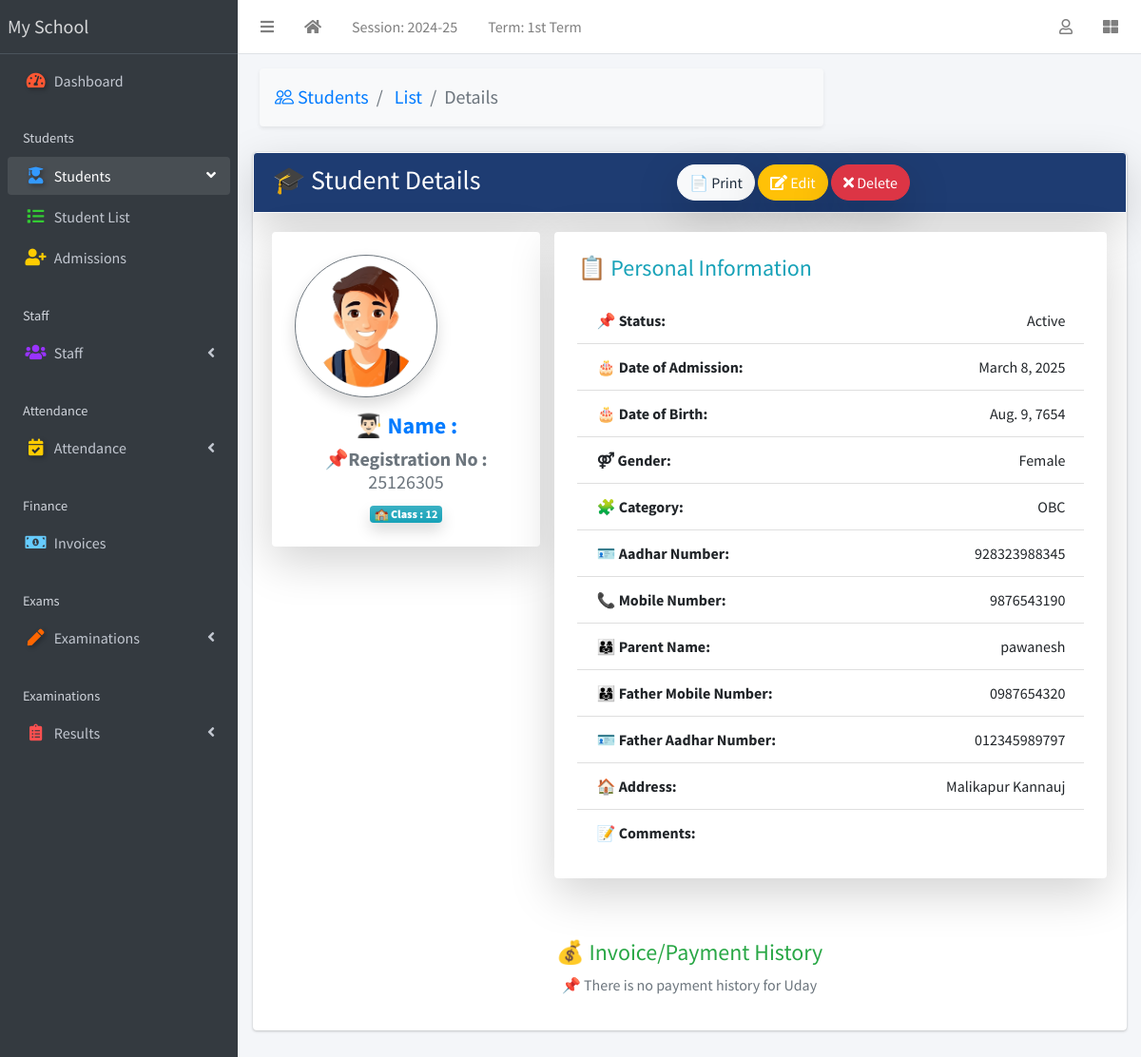
/student/4/ (signed in), run on the app's committed database.
### apps/corecode/models.py (models this page shows, shortened)
class AcademicSession(models.Model):
    name = models.CharField(max_length=200, unique=True)
    current = models.BooleanField(default=True)
    class Meta:
        ordering = ["-name"]

class AcademicTerm(models.Model):
    name = models.CharField(max_length=20, unique=True)
    current = models.BooleanField(default=True)
    class Meta:
        ordering = ["name"]

class SiteConfig(models.Model):
    key = models.SlugField()
    value = models.CharField(max_length=200)

class StudentClass(models.Model):
    name = models.CharField(max_length=200, unique=True)
    class Meta:
        verbose_name = "Class"
        verbose_name_plural = "Classes"
        ordering = ["name"]
    def __str__(self):
        return self.name

### apps/students/models.py (models this page shows, shortened)
class Student(models.Model):
    STATUS_CHOICES = [("active", "Active"), ("inactive", "Inactive")]
    GENDER_CHOICES = [("male", "Male"), ("female", "Female")]
    category = [("N/A", "N/A"),("Gen", "Gen"), ("OBC", "OBC"), ("SC/ST", "SC/ST"), ("Other", "Other")]
    current_status = models.CharField(
        max_length=10, choices=STATUS_CHOICES, default="active"
    )
    registration_number = models.CharField(max_length=200, unique=True)
    fullname = models.CharField(max_length=200)
    gender = models.CharField(max_length=10, choices=GENDER_CHOICES, default="male")
    category = models.CharField(max_length=10, choices=category, default="N/A")
    aadhar_validator = RegexValidator(
    regex=r'^\d{12}$',
    message="Aadhaar number must be exactly 12 digits.",
    code='invalid_aadhar'
    )
    aadhar = models.CharField(validators=[aadhar_validator], max_length=12, blank=True)
    date_of_birth = models.DateField(default=timezone.now)
    current_class = models.ForeignKey(
        StudentClass, on_delete=models.SET_NULL, blank=True, null=True
    )
    date_of_admission = models.DateField(default=timezone.now)
    mobile_num_regex = RegexValidator(
        regex="^[0-9]{10,15}$", message="Entered mobile number isn't in a right format!"
    )
    mobile_number = models.CharField(
        validators=[mobile_num_regex], max_length=13, blank=True
    )
    Father_name = models.CharField(max_length=255, null=False, blank=False)
    Father_mobile_number = models.CharField( validators=[mobile_num_regex] ,max_length=15, default="0000000000")
    Father_aadhar = models.CharField(validators=[aadhar_validator], max_length=12, blank=True)
    Mother_name = models.CharField(max_length=255, null=True, blank=True)
    address = models.TextField(blank=True)
    others = models.TextField(blank=True)
    passport = models.ImageField(blank=True, upload_to="students/passports/")
    def registration_number(self):
      if self.date_of_admission:
        year_suffix = str(self.date_of_admission.year)[-2:]  # Extract last 2 digits of year
      else:
        year_suffix = "25"  # Default if date_of_admission is missing
      unique_number = str(random.randint(1000, 9999))
      return f"{year_suffix}{self.current_class}{unique_number}"
    class Meta:
        ordering = ["fullname",]
    def __str__(self):
        return f"{self.fullname} "

### apps/students/views.py (the view)
# urls.py: path("<int:pk>/", StudentDetailView.as_view(), name="student-detail"),
class StudentDetailView(LoginRequiredMixin, DetailView):
    model = Student
    template_name = "students/student_detail.html"
    def get_context_data(self, **kwargs):
        context = super(StudentDetailView, self).get_context_data(**kwargs)
        context["payments"] = Invoice.objects.filter(student=self.object)
        return context

### apps/corecode/context_processors.py (called while the page is built)
def site_defaults(request):
    current_session = AcademicSession.objects.get(current=True)
    current_term = AcademicTerm.objects.get(current=True)
    vals = SiteConfig.objects.all()
    contexts = {
        "current_session": current_session.name,
        "current_term": current_term.name,
    }
    for val in vals:
        contexts[val.key] = val.value
    return contexts

### apps/students/templates/students/student_detail.html
{% extends 'base.html' %}
{% load static %}
{% block breadcrumb-left %}
<div class="container ">
  <nav aria-label="breadcrumb">
    <ol class="breadcrumb bg-light p-3 rounded shadow-sm">
      <li class="breadcrumb-item">
        <a href="{% url 'student-list' %}" class="text-decoration-none text-primary fw-bold">
          <i class="bi bi-people"></i> Students
        </a>
      </li>
      <li class="breadcrumb-item">
        <a href="{% url 'student-list' %}" class="text-decoration-none text-primary fw-bold">
           List
        </a>
      </li>
      <li class="breadcrumb-item active" aria-current="page">Details</li>
    </ol>
  </nav>
</div>
{% endblock breadcrumb-left %}
{% block content-header %}
<div class="card-header d-flex justify-content-between   text-white shadow-lg rounded-3 border border-light"  style="background-color:#1E3C72">
  <h3 class="mb-0">🎓 Student Details</h3>
  <div class="text-end">
    <a href="#" class="btn btn-light shadow-lg rounded-pill">📄 Print</a>
    <a href="{% url 'student-update' object.id %}" class="btn btn-warning text-white shadow-lg rounded-pill">
      <i class="fas fa-edit"></i> Edit
    </a>
    <a href="{% url 'student-delete' object.id %}" class="btn btn-danger shadow-lg rounded-pill">
      <i class="fas fa-times"></i> Delete
    </a>
  </div>
</div>
{% endblock content-header %}
{% block content %}
<div class="row">
  <div class="col-md-4">
    <div class="card shadow-lg p-4 mb-4 border-primary rounded-4 text-center">
      {% if object.passport %}
        <img src="{{ object.passport.url }}" class="rounded-circle border border-3 border-primary img-fluid shadow" style="width: 150px; height: 150px;">
      {% else %}
        <img src="{% static 'dist/img/avatar.png' %}" class="rounded-circle border border-3 border-secondary img-fluid shadow" style="width: 150px; height: 150px;">
      {% endif %}
      <div class="mt-3">
        <h4 class="text-primary"><strong> 👨🏻‍🎓 Name : </strong>  {{ object.name }}  </h4>
        <h5 class="text-muted"><strong>📌Registration No : </strong>  {{ object.registration_number }}</h5>
        <span class="badge bg-gradient-info text-white shadow"> <strong>🏫 Class : </strong>  {{ object.current_class }}</span>
      </div>
    </div>
  </div>
  <div class="col-md-8">
    <div class="card shadow-lg p-4 border-info rounded-4">
      <h4 class="mb-3 text-info">📋 Personal Information</h4>
      <ul class="list-group list-group-flush">
        <li class="list-group-item d-flex justify-content-between"><strong>📌 Status:</strong> {{ object.get_current_status_display }}</li>
        <li class="list-group-item d-flex justify-content-between"><strong>🎂 Date of Admission:</strong> {{ object.date_of_admission}}</li>
        <li class="list-group-item d-flex justify-content-between"><strong>🎂 Date of Birth:</strong> {{ object.date_of_birth }}</li>
        <li class="list-group-item d-flex justify-content-between"><strong>⚤ Gender:</strong> {{ object.get_gender_display }}</li>
        <li class="list-group-item d-flex justify-content-between"><strong>🧩 Category:</strong> {{ object.category}}</li>
        <li class="list-group-item d-flex justify-content-between"><strong>🪪 Aadhar Number:</strong> {{ object.aadhar }}</li>
        <li class="list-group-item d-flex justify-content-between"><strong>📞 Mobile Number:</strong> {{ object.mobile_number }}</li>
        <li class="list-group-item d-flex justify-content-between"><strong>👨‍👩‍👧 Parent Name:</strong> {{ object.Father_name }}</li>
        <li class="list-group-item d-flex justify-content-between"><strong>👨‍👩‍👧 Father Mobile Number:</strong> {{ object.Father_mobile_number }}</li>
        <li class="list-group-item d-flex justify-content-between"><strong>🪪 Father Aadhar Number:</strong> {{ object.Father_aadhar }}</li>
        <li class="list-group-item d-flex justify-content-between"><strong>🏠 Address:</strong> {{ object.address }}</li>
        <li class="list-group-item d-flex justify-content-between"><strong>📝 Comments:</strong> {{ object.others }}</li>
      </ul>
    </div>
  </div>
</div>
<h4 class="mt-5 text-success text-center">💰 Invoice/Payment History</h4>
{% if payments %}
  <div class="d-flex justify-content-center">
    <table class="table table-hover table-bordered shadow-lg mt-3 rounded-4 overflow-hidden w-75 text-center">
      <thead class="table-success">
        <tr>
          <th>🗂️ For</th>
          <th>💵 Amount Payable</th>
          <th>💰 Amount Paid</th>
          <th>🔻 Balance</th>
        </tr>
      </thead>
      <tbody>
        {% for payment in payments %}
          <tr class='clickable-row' data-href="{% url 'invoice-detail' payment.id %}">
            <td>{{ payment.session }} - {{ payment.term }} - {{ payment.class_for }}</td>
            <td class="text-danger fw-bold">{{ payment.total_amount_payable }}</td>
            <td class="text-success fw-bold">{{ payment.total_amount_paid }}</td>
            <td class="fw-bold {% if payment.balance > 0 %}text-danger{% else %}text-success{% endif %}">{{ payment.balance }}</td>
          </tr>
        {% endfor %}
      </tbody>
    </table>
  </div>
{% else %}
  <p class="text-muted text-center">📌 There is no payment history for {{ object }}</p>
{% endif %}
{% endblock content %}

### templates/base.html (shortened to what this page needs)
{% load static %}
<!DOCTYPE html>
<html lang="en">
<head>
  <link rel="stylesheet" href="{% static 'plugins/fontawesome-free/css/all.min.css' %}">
  <link rel="stylesheet" href="{% static 'plugins/toastr/toastr.min.css' %}">
<link rel="stylesheet" href="https://cdn.jsdelivr.net/npm/bootstrap-icons/font/bootstrap-icons.css">
  <link rel="stylesheet"
    href="{% static 'plugins/overlayScrollbars/css/OverlayScrollbars.min.css' %}">
  <link rel="stylesheet" href="{% static 'plugins/Datatables/datatables.min.css' %}" />
  <link rel="stylesheet" href="{% static 'dist/css/adminlte.min.css' %}">
  <link rel="stylesheet" href="{% static 'dist/css/style.css' %}">
</head>
<body
  class="hold-transition sidebar-mini layout-fixed layout-navbar-fixed layout-footer-fixed">
  <div class="wrapper">
    <nav class="main-header navbar navbar-expand navbar-white navbar-light">
      <ul class="navbar-nav">
        <li class="nav-item">
          <a class="nav-link" data-widget="pushmenu" href="#" role="button"><i
              class="fas fa-bars"></i></a>
        </li>
        <li class="nav-item d-none d-sm-inline-block">
          <a href="{% url 'home' %} " class="nav-link"><i class="fa fa-home"></i></a>
        </li>
        <li class="nav-item d-none d-sm-inline-block">
          <a href="{% url 'current-session' %}" class="nav-link">Session: {{ current_session }}</a>
        </li>
        <li class="nav-item d-none d-sm-inline-block">
          <a href="{% url 'current-session' %}" class="nav-link">Term: {{ current_term }}</a>
        </li>
      </ul>
      <ul class="navbar-nav ml-auto">
        <li class="nav-item dropdown">
          <a class="nav-link" data-toggle="dropdown" href="#">
            <i class="far fa-user"></i>
          </a>
        </li>
        <li class="nav-item">
          <a class="nav-link" data-widget="control-sidebar" data-slide="true"
            href="#" role="button"><i class="fas fa-th-large"></i></a>
        </li>
      </ul>
    </nav>
    <aside class="main-sidebar sidebar-dark-primary elevation-6x">
      <a href="{% url 'home' %}" class="brand-link">{{ school_name | default:"MySchool" }}</a>
<div class="sidebar">
  <nav class="mt-2">
      <ul class="nav nav-pills nav-sidebar flex-column" data-widget="treeview" role="menu" data-accordion="false">
          <li class="nav-item">
              <a href="{% url 'home' %}" class="nav-link {% if request.resolver_match.url_name == 'home' %}active{% endif %}">
                  <i class="nav-icon fas fa-tachometer-alt" style="color: #ff5733; text-shadow: 2px 2px 5px rgba(0, 0, 0, 0.3);"></i>
                  <p>Dashboard</p>
              </a>
          </li>
          <li class="nav-header">Students</li>
          <li class="nav-item has-treeview  {% if request.resolver_match.url_name in 'student-list student-create student-details  ' %}menu-open{% endif %}">
              <a href="#" class="nav-link  " >
                  <i class="nav-icon fas fa-user-graduate" style="color: #3399ff; text-shadow: 2px 2px 5px rgba(0, 0, 0, 0.3);"></i>
                  <p>Students<i class="fas fa-angle-left right"></i></p>
              </a>
              <ul class="nav nav-treeview">
                  <li class="nav-item">
                      <a href="{% url 'student-list' %}" class="nav-link {% if request.resolver_match.url_name == 'student-list' %}active{% endif %}" >
                          <i class="fas fa-list nav-icon" style="color: #33cc33;"></i>
                          <p>Student List</p>
                      </a>
                  </li>
                  <li class="nav-item">
                      <a href="{% url 'student-create' %}" class="nav-link {% if request.resolver_match.url_name == 'student-create' %}active{% endif %}">
                          <i class="fas fa-user-plus nav-icon" style="color: #ffcc00;"></i>
                          <p>Admissions</p>
                      </a>
                  </li>
              </ul>
          </li>
          <li class="nav-header">Staff</li>
          <li class="nav-item has-treeview  {% if request.resolver_match.url_name in 'staff-list non-teaching-staffs-list' %}menu-open{% endif %}">
              <a href="#" class="nav-link">
                  <i class="nav-icon fas fa-users" style="color: #9933ff;"></i>
                  <p>Staff<i class="fas fa-angle-left right"></i></p>
              </a>
          </li>
          <li class="nav-header">Attendance</li>
            <li class="nav-item has-treeview {% if request.resolver_match.url_name in 'attendance_list' %}menu-open{% endif %}">
                <a href="#" class="nav-link">
                    <i class="nav-icon fas fa-calendar-check" style="color: #ffcc00; text-shadow: 2px 2px 5px rgba(0, 0, 0, 0.3);"></i>
                    <p>Attendance<i class="fas fa-angle-left right"></i></p>
                </a>
            </li>
          <li class="nav-header">Finance</li>
          <li class="nav-item">
              <a href="{% url 'invoice-list' %}" class="nav-link">
                  <i class="nav-icon fas fa-money-bill-alt" style="color: #66ccff;"></i>
                  <p>Invoices</p>
              </a>
          </li>
          <li class="nav-header">Exams</li>
          <li class="nav-item has-treeview">
              <a href="#" class="nav-link">
                  <i class="nav-icon fas fa-pen" style="color: #ff6600; text-shadow: 2px 2px 5px rgba(0, 0, 0, 0.3);"></i>
                  <p>Examinations<i class="fas fa-angle-left right"></i></p>
              </a>
          </li>
          <li class="nav-header">Examinations</li>
          <li class="nav-item has-treeview">
              <a href="#" class="nav-link">
                  <i class="nav-icon fas fa-clipboard-list" style="color: #ff5050;"></i>
                  <p>Results<i class="fas fa-angle-left right"></i></p>
              </a>
          </li>
          <li class="nav-header">Documents</li>
      </ul>
  </nav>
</div>
    </aside>
    <div class="content-wrapper">
      <section class="content-header">
        <div class="container-fluid">
          <div class="row mb-1">
            <div class="col-sm-8">
              <h5>{% block breadcrumb-left %}{% endblock breadcrumb-left %}</h5>
            </div>
            <div class="col-sm-4">
            </div>
          </div>
        </div>
      </section>
      <section class="content" >
        <div class="container-fluid">
          <div class="row">
            <div class="col-md-12">
              {% block fullcard %}
              <div class="card">
                {% block content-header %}{% endblock content-header %}
                <div class="card-body">
                  <div class="row">
                    <div class="col">
                      {% block content %}
                      {% endblock content %}
                    </div>
                  </div>
                </div>
              </div>
              {% endblock fullcard %}
            </div>
          </div>
        </div>
      </section>
    </div>
  </div>
</body>
</html>

### data on the page
AcademicSession: name "2024-25"
AcademicTerm: name "1st Term"
SiteConfig: value "My School"
Student: registration_number "25126305", current_class "12", current_status "Active", date_of_admission "March 8, 2025", date_of_birth "Aug. 9, 7654", gender "Female", category "OBC", aadhar "928323988345", mobile_number "9876543190", Father_name "pawanesh", Father_mobile_number "0987654320", Father_aadhar "012345989797", address "Malikapur Kannauj", fullname "Uday"
